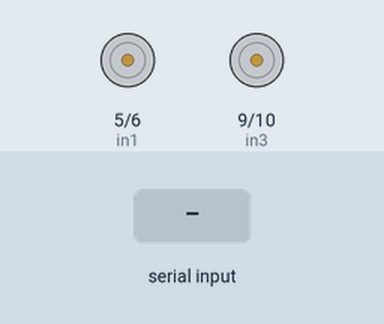
Recording of a sketch running on a simulated Arduino Uno, built with avr-gcc and run on an emulated ATmega328P. On the bench: motor-driver pin pairs drawn as motors (green arrow = first pin HIGH = forward, orange = second pin HIGH = backward, longer = more drive). The test bench sets the inputs (shaded band). What the sketch prints to the serial monitor is not drawn.

Above: at 6.2 s.
6.3 s: "Q" received over the second serial link
At 7.1 s:
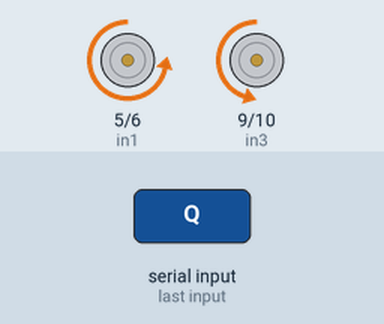
8.8 s: "W" received over the second serial link
At 9.4 s:
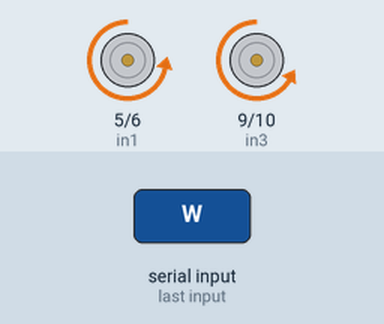
11.3 s: "E" received over the second serial link
At 13.2 s:
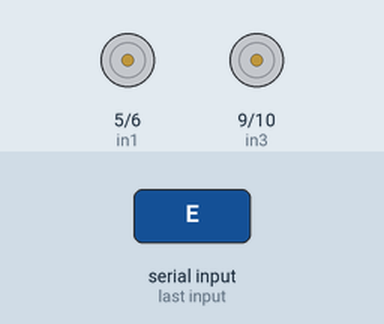
13.7 s: "A" received over the second serial link
At 14.3 s:
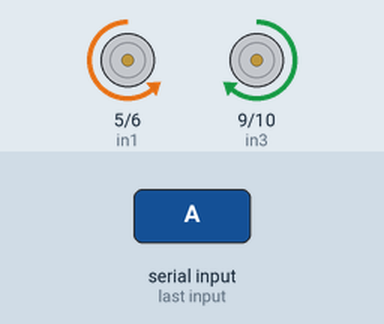
16.2 s: "S" received over the second serial link
At 17.0 s:
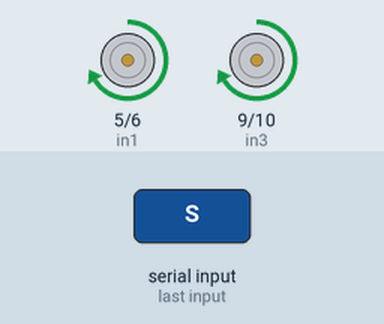
18.7 s: "D" received over the second serial link
At 19.3 s:
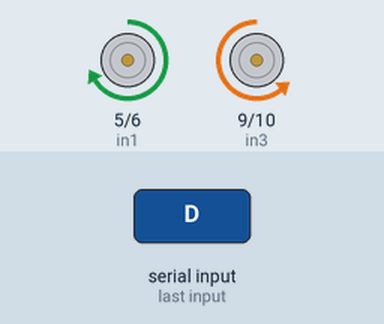
Timing chart, 0 to 21.7 s (numbered marks = the images above; inputs shaded):
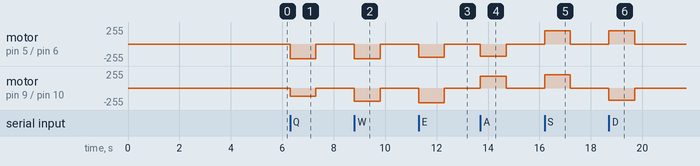

The sketch:

RCcar_Bluetooth_Motor.ino
```cpp
#include <SoftwareSerial.h>

SoftwareSerial bluetooth(7, 8); //블루투스 TXD, RXD 핀

void cmd(const char *msg) { //시리얼통신으로 아두이노에 입력하게 해주는 함수
  bluetooth.write(msg);
  unsigned long stime = millis();
  while((millis() - stime) < 1000) {
    if (bluetooth.available()) {
      Serial.write(bluetooth.read());
    }
  }
}

int in1 = 5; //A-2A
int in2 = 6; //A-1A
int in3 = 9; //B-1A
int in4 = 10; //B-2A

unsigned long b_time_prev = 0; //블루투스가 끊겼는지 판별하는 변수
unsigned long b_time_curr = 0; //블루투스가 끊겼는지 판별하는 변수

void setup(){
  Serial.begin(9600); //시리얼 통신 동기화
  bluetooth.begin(9600); //블루투스 통신 동기화

  cmd("AT+RESET"); //블루투스 설정 리셋
  cmd("AT+BAUD4"); //블루투스 통신 속도를 9600보드레이트로 설정 / 반응 : OK9600
  cmd("AT+PIN1234"); //블루투스 비밀번호 설정 (자신만의 번호로 설정하세요) / 반응 : OKsetPIN
  cmd("AT+NAMERCcar"); //블루투스 이름 설정 (자신만의 이름으로 설정하세요) / 반응 : OKsetname
  cmd("AT+ROLE=S"); //블루투스 역할 설정 / 반응 : OK+ROLE:S
  Serial.println("블루투스 초기화 완료");

  //모터 핀 활성화
  pinMode(in1, OUTPUT);
  pinMode(in2, OUTPUT);
  pinMode(in3, OUTPUT);
  pinMode(in4, OUTPUT);

  Stop(); //모터 정지
}

void loop(){
  BluetoothInput(); //조이스틱에서 보낸 블루투스값을 받아와서 모터를 제어하는 함수
}


void BluetoothInput(){
  b_time_curr = millis();
  if(bluetooth.available()){ //블루투스가 연결되었을 때
    b_time_prev = b_time_curr;
    char bt = bluetooth.read(); //조이스틱에서 보낸 블루투스 값을 받아옴
    switch (bt) {
      case 'O': // 정지
        Stop();
        break;
      case 'Q': // 약한 좌회전
        FR();
        break;
      case 'W': // 직진
        Forward();
        break;
      case 'E': // 약한 우회전
        FL();
        break;
      case 'A': // 좌회전
        Left();
        break;
      case 'S': // 후진
        Backward();
        break;
      case 'D': // 우회전
        Right();
        break;
    }
  }

  else if(b_time_curr - b_time_prev > 1000){ //블루투스 끊겼을 때 모터 정지
    Stop();
  }
}

//////////////////////모터제어 함수
void FR() { //약한 우회전
  analogWrite(in1, 0);
  analogWrite(in2, 220);
  analogWrite(in3, 0);
  analogWrite(in4, 120);
}

void FL() { //약한 좌회전
  analogWrite(in1, 0);
  analogWrite(in2, 120);
  analogWrite(in3, 0);
  analogWrite(in4, 220);
}

void Forward(){ //직진
  analogWrite(in1, 0);
  analogWrite(in2, 200);
  analogWrite(in3, 0);
  analogWrite(in4, 200);
}

void Backward(){ //후진
  analogWrite(in1, 200);
  analogWrite(in2, 0);
  analogWrite(in3, 200);
  analogWrite(in4, 0);
}

void Right(){ //우회전
  analogWrite(in1, 180);
  analogWrite(in2, 0);
  analogWrite(in3, 0);
  analogWrite(in4, 180);
}

void Left(){ //좌회전
  analogWrite(in1, 0);
  analogWrite(in2, 180);
  analogWrite(in3, 180);
  analogWrite(in4, 0);
}

void Stop(){ //정지
  digitalWrite(in1, LOW);
  digitalWrite(in2, LOW);
  digitalWrite(in3, LOW);
  digitalWrite(in4, LOW);
}
```

Measured:
- after the input at 6.3 s, motor on pin 5 (in1) / pin 6 (in2): stopped → backward 220/255 at once, → stopped 1.0 s later; motor on pin 9 (in3) / pin 10 (in4): stopped → backward 120/255 at once, → stopped 1.0 s later
- after the input at 8.8 s, motor on pin 5 (in1) / pin 6 (in2): stopped → backward 220/255 at once, → stopped 1.0 s later; motor on pin 9 (in3) / pin 10 (in4): stopped → backward 200/255 at once, → stopped 1.0 s later
- after the input at 11.3 s, motor on pin 5 (in1) / pin 6 (in2): stopped → backward 200/255 at once, → stopped 1.0 s later; motor on pin 9 (in3) / pin 10 (in4): stopped → backward 220/255 at once, → stopped 1.0 s later
- after the input at 13.7 s, motor on pin 5 (in1) / pin 6 (in2): stopped → backward 180/255 at once, → stopped 1.0 s later; motor on pin 9 (in3) / pin 10 (in4): stopped → forward 180/255 at once, → stopped 1.0 s later
- after the input at 16.2 s, motor on pin 5 (in1) / pin 6 (in2), motor on pin 9 (in3) / pin 10 (in4): stopped → forward 200/255 at once, → stopped 1.0 s later
- after the input at 18.7 s, motor on pin 5 (in1) / pin 6 (in2): stopped → forward 200/255 at once, → stopped 1.0 s later; motor on pin 9 (in3) / pin 10 (in4): stopped → backward 180/255 at once, → stopped 1.0 s later
